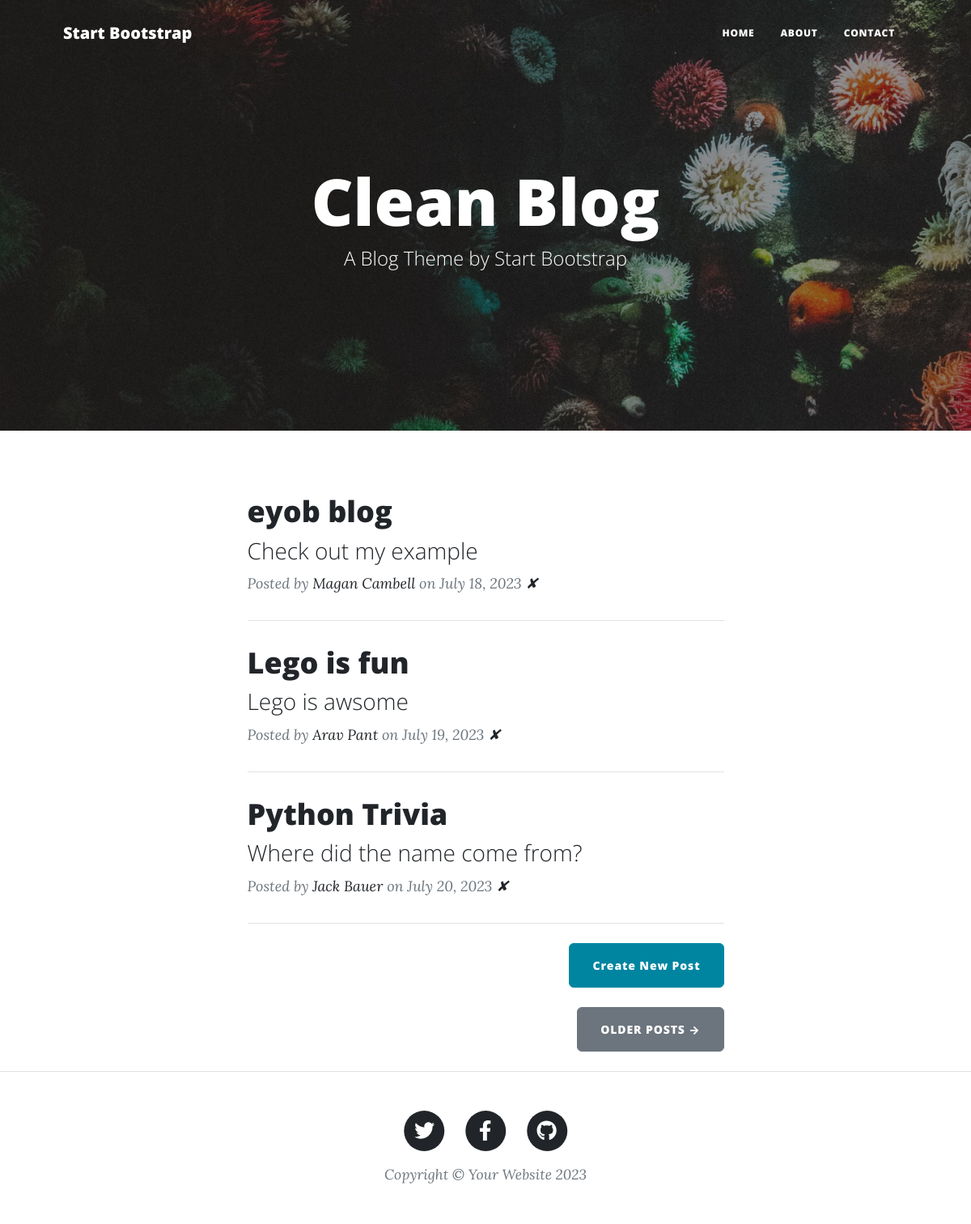
Before: / with the older database file.
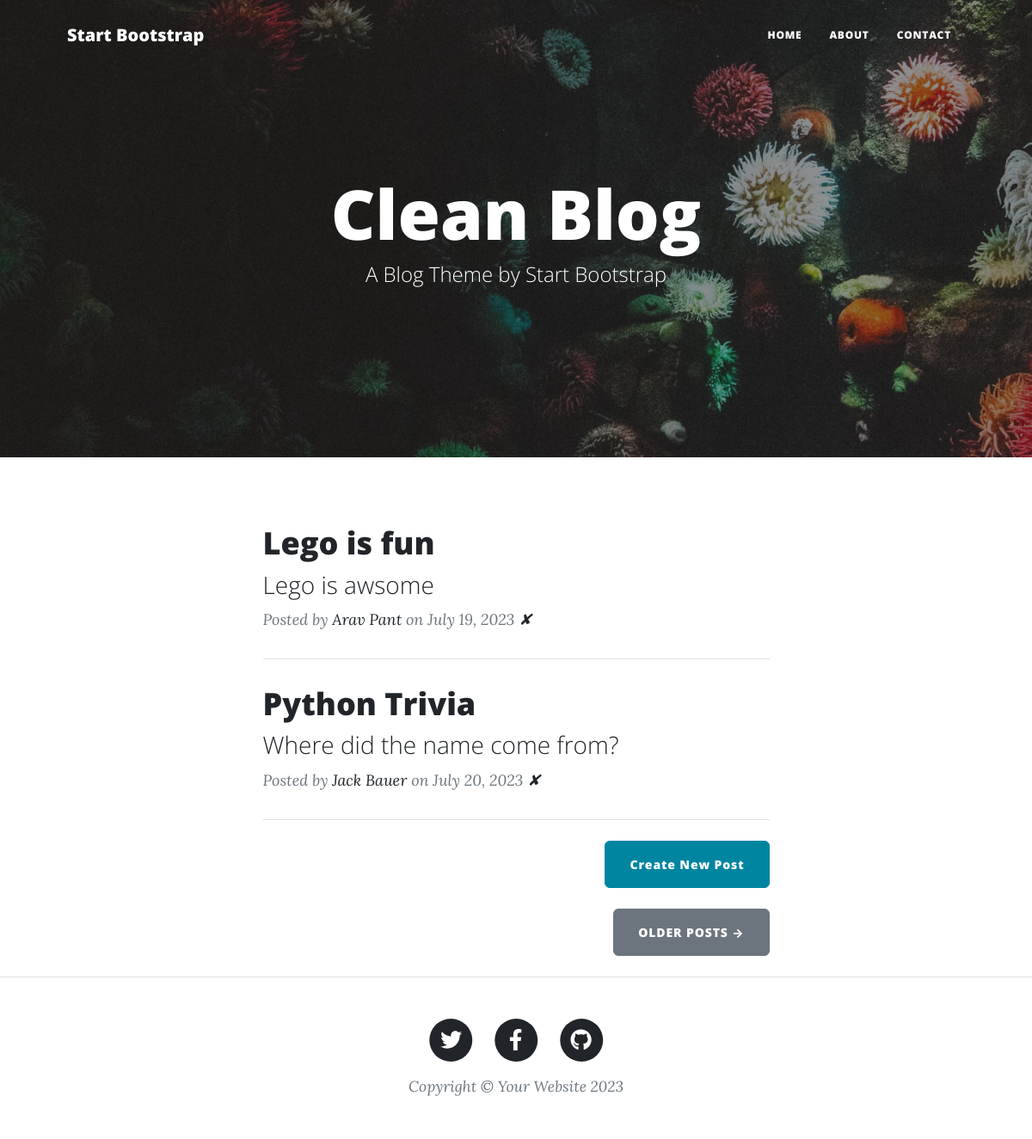
After: the same page with the newer database file.
### main.py (models this page shows)
class BlogPost(db.Model):
    id: Mapped[int] = mapped_column(Integer, primary_key=True)
    title: Mapped[str] = mapped_column(String(250), unique=True, nullable=False)
    subtitle: Mapped[str] = mapped_column(String(250), nullable=False)
    date: Mapped[str] = mapped_column(String(250), nullable=False)
    body: Mapped[str] = mapped_column(Text, nullable=False)
    author: Mapped[str] = mapped_column(String(250), nullable=False)
    img_url: Mapped[str] = mapped_column(String(250), nullable=False)

### main.py (the view)
@app.route('/')
def get_all_posts():
    posts = db.session.execute(db.select(BlogPost)).scalars().all()
    return render_template("index.html", all_posts=posts)

### templates/index.html
{% include "header.html" %}
<header
        class="masthead"
        style="background-image: url('../static/assets/img/home-bg.jpg')"
>
  <div class="container position-relative px-4 px-lg-5">
    <div class="row gx-4 gx-lg-5 justify-content-center">
      <div class="col-md-10 col-lg-8 col-xl-7">
        <div class="site-heading">
          <h1>Clean Blog</h1>
          <span class="subheading">A Blog Theme by Start Bootstrap</span>
        </div>
      </div>
    </div>
  </div>
</header>
<div class="container px-4 px-lg-5">
  <div class="row gx-4 gx-lg-5 justify-content-center">
    <div class="col-md-10 col-lg-8 col-xl-7">
      {% for post in all_posts %}
      <div class="post-preview">
        <a href="{{ url_for('show_post', post_id=post.id) }}">
          <h2 class="post-title">{{ post.title }}</h2>
          <h3 class="post-subtitle">{{ post.subtitle }}</h3>
        </a>
        <p class="post-meta">
          Posted by
          <a href="#">
            {{post.author}}</a>
          on {{post.date}} <a href="{{ url_for('delete_post', post_id=post.id) }}">✘</a>
        </p>
      </div>
      <hr class="my-4" />
      {% endfor %}
      <div class="d-flex justify-content-end mb-4">
        <a
                class="btn btn-primary float-right"
                href="{{ url_for('add_new_post') }}"
        >Create New Post</a
        >
      </div>
      <div class="d-flex justify-content-end mb-4">
        <a class="btn btn-secondary text-uppercase" href="#!">Older Posts →</a>
      </div>
    </div>
  </div>
</div>
{% include "footer.html" %}

### templates/header.html (shortened to what this page needs)
<!DOCTYPE html>
<html lang="en">
  <head>
    {% block styles %}
    {{ bootstrap.load_css() }}
    <link
      href="{{ url_for('static', filename='css/styles.css') }}"
      rel="stylesheet"
    />
    {% endblock %}
  </head>
  <body>
    <nav class="navbar navbar-expand-lg navbar-light" id="mainNav">
      <div class="container px-4 px-lg-5">
        <a class="navbar-brand" href="/">Start Bootstrap</a>
        <div class="collapse navbar-collapse" id="navbarResponsive">
          <ul class="navbar-nav ms-auto py-4 py-lg-0">
            <li class="nav-item">
              <a
                class="nav-link px-lg-3 py-3 py-lg-4"
                href="{{ url_for('get_all_posts') }}"
                >Home</a
              >
            </li>
            <li class="nav-item">
              <a
                class="nav-link px-lg-3 py-3 py-lg-4"
                href="{{ url_for('about') }}"
                >About</a
              >
            </li>
            <li class="nav-item">
              <a
                class="nav-link px-lg-3 py-3 py-lg-4"
                href="{{ url_for('contact') }}"
                >Contact</a
              >
            </li>
          </ul>
        </div>
      </div>
    </nav>

### templates/footer.html (shortened to what this page needs)
        <footer class="border-top">
          <div class="container px-4 px-lg-5">
              <div class="row gx-4 gx-lg-5 justify-content-center">
                  <div class="col-md-10 col-lg-8 col-xl-7">
                      <ul class="list-inline text-center">
                          <li class="list-inline-item">
                              <a href="#!">
                                  <span class="fa-stack fa-lg">
                                      <i class="fas fa-circle fa-stack-2x"></i>
                                      <i class="fab fa-twitter fa-stack-1x fa-inverse"></i>
                                  </span>
                              </a>
                          </li>
                          <li class="list-inline-item">
                              <a href="#!">
                                  <span class="fa-stack fa-lg">
                                      <i class="fas fa-circle fa-stack-2x"></i>
                                      <i class="fab fa-facebook-f fa-stack-1x fa-inverse"></i>
                                  </span>
                              </a>
                          </li>
                          <li class="list-inline-item">
                              <a href="#!">
                                  <span class="fa-stack fa-lg">
                                      <i class="fas fa-circle fa-stack-2x"></i>
                                      <i class="fab fa-github fa-stack-1x fa-inverse"></i>
                                  </span>
                              </a>
                          </li>
                      </ul>
                      <div class="small text-center text-muted fst-italic">Copyright &copy; Your Website 2023</div>
                  </div>
              </div>
          </div>
      </footer>
  </body>
</html>

Changed rows visible on the page:
removed BlogPost: title "eyob blog", subtitle "Check out my example", author "Magan Cambell", date "July 18, 2023"
